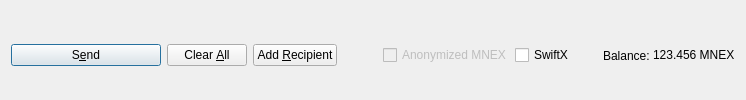
         <widget class="QFrame" name="frame_Send">
          <layout class="QHBoxLayout" name="horizontalLayout">
           <property name="bottomMargin">
            <number>0</number>
           </property>
           <item>
            <widget class="QPushButton" name="sendButton">
             <property name="minimumSize">
              <size>
               <width>150</width>
               <height>0</height>
              </size>
             </property>
             <property name="toolTip">
              <string>Confirm the send action</string>
             </property>
             <property name="text">
              <string>S&amp;end</string>
             </property>
             <property name="icon">
              <iconset resource="../mnexcoin.qrc">
               <normaloff>:/icons/send</normaloff>:/icons/send</iconset>
             </property>
             <property name="autoDefault">
              <bool>false</bool>
             </property>
             <property name="default">
              <bool>true</bool>
             </property>
            </widget>
           </item>
           <item>
            <widget class="QPushButton" name="clearButton">
             <property name="sizePolicy">
              <sizepolicy hsizetype="Minimum" vsizetype="Fixed">
               <horstretch>0</horstretch>
               <verstretch>0</verstretch>
              </sizepolicy>
             </property>
             <property name="toolTip">
              <string>Clear all fields of the form.</string>
             </property>
             <property name="text">
              <string>Clear &amp;All</string>
             </property>
             <property name="icon">
              <iconset resource="../mnexcoin.qrc">
               <normaloff>:/icons/remove</normaloff>:/icons/remove</iconset>
             </property>
             <property name="autoDefault">
              <bool>false</bool>
             </property>
            </widget>
           </item>
           <item>
            <widget class="QPushButton" name="addButton">
             <property name="toolTip">
              <string>Send to multiple recipients at once</string>
             </property>
             <property name="text">
              <string>Add &amp;Recipient</string>
             </property>
             <property name="icon">
              <iconset resource="../mnexcoin.qrc">
               <normaloff>:/icons/add</normaloff>:/icons/add</iconset>
             </property>
             <property name="autoDefault">
              <bool>false</bool>
             </property>
            </widget>
           </item>
           <item>
            <spacer name="horizontalSpacer">
             <property name="orientation">
              <enum>Qt::Horizontal</enum>
             </property>
             <property name="sizeHint" stdset="0">
              <size>
               <width>40</width>
               <height>20</height>
              </size>
             </property>
            </spacer>
           </item>
           <item>
            <layout class="QHBoxLayout" name="horizontalLayout_2">
             <property name="spacing">
              <number>3</number>
             </property>
             <item>
              <widget class="QCheckBox" name="checkzMNEX">
               <property name="enabled">
                <bool>false</bool>
               </property>
               <property name="text">
                <string>Anonymized MNEX</string>
               </property>
              </widget>
             </item>
             <item>
              <widget class="QCheckBox" name="checkSwiftTX">
               <property name="enabled">
                <bool>true</bool>
               </property>
               <property name="minimumSize">
                <size>
                 <width>85</width>
                 <height>0</height>
                </size>
               </property>
               <property name="text">
                <string>SwiftX</string>
               </property>
              </widget>
             </item>
             <item>
              <widget class="QLabel" name="label">
               <property name="text">
                <string>Balance:</string>
               </property>
              </widget>
             </item>
             <item>
              <widget class="QLabel" name="labelBalance">
               <property name="sizePolicy">
                <sizepolicy hsizetype="Preferred" vsizetype="Fixed">
                 <horstretch>0</horstretch>
                 <verstretch>0</verstretch>
                </sizepolicy>
               </property>
               <property name="cursor">
                <cursorShape>IBeamCursor</cursorShape>
               </property>
               <property name="text">
                <string notr="true">123.456 MNEX</string>
               </property>
               <property name="textInteractionFlags">
                <set>Qt::LinksAccessibleByMouse|Qt::TextSelectableByKeyboard|Qt::TextSelectableByMouse</set>
               </property>
              </widget>
             </item>
            </layout>
           </item>
          </layout>
         </widget>
